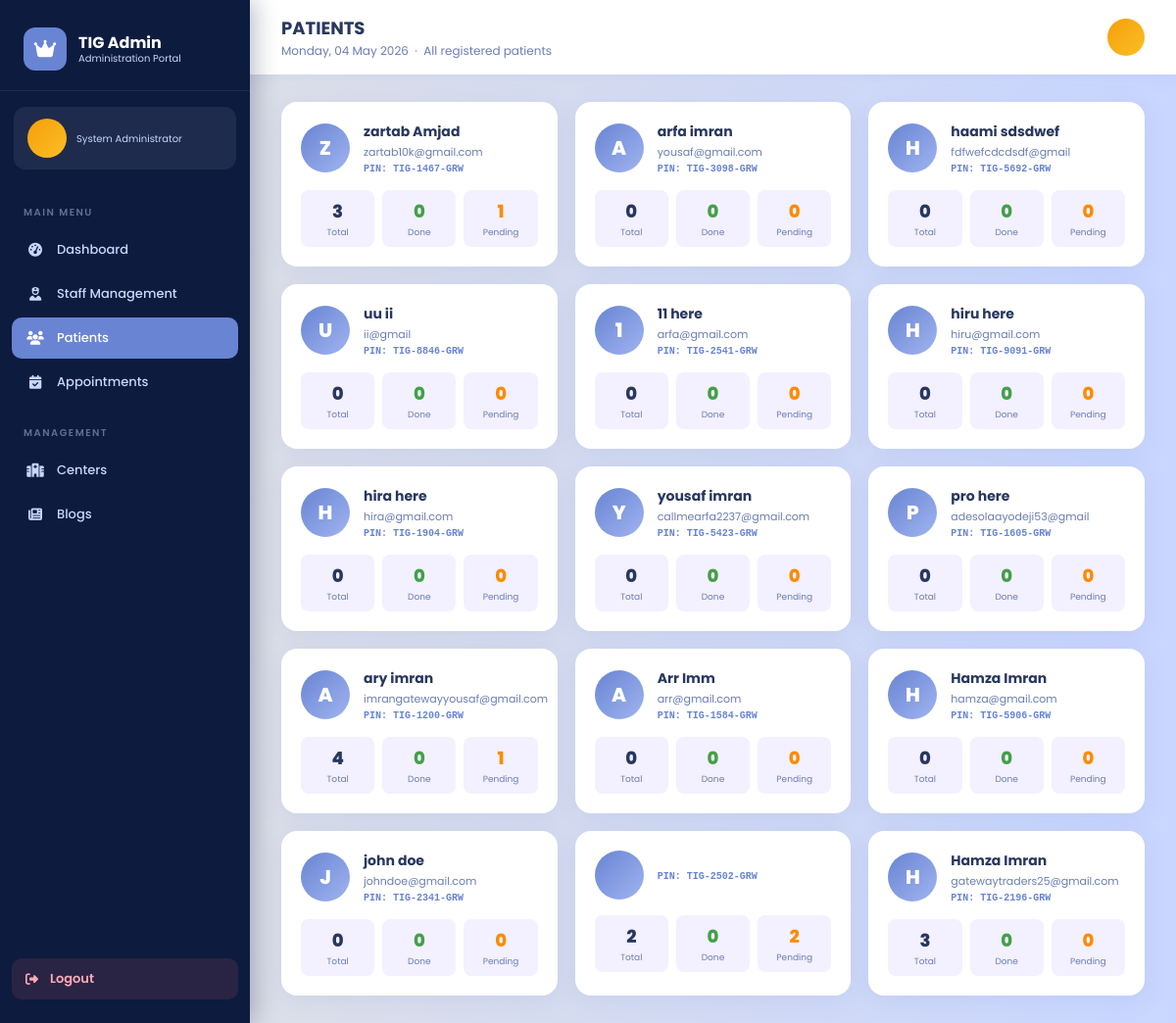
Page /admin-panel/users/ (signed in) on the committed database.
### Core/models.py (models this page shows, shortened)
class PatientProfile(models.Model):
    user       = models.OneToOneField(User, on_delete=models.CASCADE, related_name='profile')
    unique_pin = models.CharField(max_length=20, unique=True, editable=False)

### AdminPanel/views.py (the view)
    def wrapper(request, *args, **kwargs):
        if not request.user.is_authenticated:
            return redirect('admin-login')
        try:
            request.user.admin_profile
        except AdminProfile.DoesNotExist:
            messages.error(request, 'You do not have admin access.')
            return redirect('admin-login')
        return view_func(request, *args, **kwargs)

### AdminPanel/views.py (called while the page is built)
def admin_required(view_func):
    def wrapper(request, *args, **kwargs):
        if not request.user.is_authenticated:
            return redirect('admin-login')
        try:
            request.user.admin_profile
        except AdminProfile.DoesNotExist:
            messages.error(request, 'You do not have admin access.')
            return redirect('admin-login')
        return view_func(request, *args, **kwargs)
    wrapper.__name__ = view_func.__name__
    return wrapper

@admin_required
def AdminUsers(request):
    today    = date.today().strftime("%A, %d %B %Y")
    profiles = PatientProfile.objects.all().order_by('-id')
    users_data = []
    for profile in profiles:
        appts = Appointment.objects.filter(patient=profile.user)
        users_data.append({
            'profile':   profile,
            'total':     appts.count(),
            'completed': appts.filter(status='completed').count(),
            'pending':   appts.filter(status='pending').count(),
        })
    return render(request, 'adminpanel/admin_users.html', {
        'today':      today,
        'users_data': users_data,
    })

### AdminPanel/templates/adminpanel/admin_users.html (shortened to what this page needs)
<!DOCTYPE html>
<html lang="en">
<head>
    {% load static %}
    <link rel="stylesheet" href="https://cdnjs.cloudflare.com/ajax/libs/font-awesome/6.5.0/css/all.min.css"/>
</head>
<body>
<aside class="sidebar">
    <div class="sidebar-logo"><div class="logo-icon"><i class="fa-solid fa-crown"></i></div><div class="logo-text">TIG Admin <span>Administration Portal</span></div></div>
    <div class="sidebar-user"><div class="s-avatar"></div><div><div class="s-role">System Administrator</div></div></div>
    <nav class="sidebar-nav">
        <div class="nav-label">Main Menu</div>
        <a class="nav-item" href="{% url 'admin-dashboard' %}"><i class="fa-solid fa-gauge-high"></i> Dashboard</a>
        <a class="nav-item" href="{% url 'admin-staff' %}"><i class="fa-solid fa-user-nurse"></i> Staff Management</a>
        <a class="nav-item active" href="{% url 'admin-users' %}"><i class="fa-solid fa-users"></i> Patients</a>
        <a class="nav-item" href="{% url 'admin-appointments' %}"><i class="fa-solid fa-calendar-check"></i> Appointments</a>
        <div class="nav-label" style="margin-top:8px">Management</div>
        <a class="nav-item" href="{% url 'admin-centers' %}"><i class="fa-solid fa-hospital"></i> Centers</a>
        <a class="nav-item" href="{% url 'admin-blogs' %}"><i class="fa-solid fa-newspaper"></i> Blogs</a>
    </nav>
    <div class="sidebar-footer"><a class="logout-btn" href="{% url 'admin-logout' %}"><i class="fa-solid fa-right-from-bracket"></i> Logout</a></div>
</aside>
<div class="main">
    <header class="topbar">
        <div><h2>Patients</h2><p>{{ today }} &nbsp;&middot;&nbsp; All registered patients</p></div>
        <div style="width:38px;height:38px;border-radius:50%;background:linear-gradient(135deg,#f59e0b,#fbbf24);display:flex;align-items:center;justify-content:center;font-size:15px;color:white;font-weight:700;">{{ request.user.first_name|first|upper }}</div>
    </header>
    <div class="content">
        <div class="patients-grid">
            {% for p in users_data %}
            <div class="patient-card">
                <div class="pc-header">
                    <div class="pc-avatar">{{ p.profile.user.first_name|first|upper }}</div>
                    <div>
                        <div class="pc-name">{{ p.profile.user.first_name }} {{ p.profile.user.last_name }}</div>
                        <div class="pc-email">{{ p.profile.user.email }}</div>
                        <div class="pc-pin">PIN: {{ p.profile.unique_pin }}</div>
                    </div>
                </div>
                <div class="pc-stats">
                    <div class="pc-stat"><div class="val">{{ p.total }}</div><div class="lbl">Total</div></div>
                    <div class="pc-stat"><div class="val" style="color:var(--success)">{{ p.completed }}</div><div class="lbl">Done</div></div>
                    <div class="pc-stat"><div class="val" style="color:var(--warning)">{{ p.pending }}</div><div class="lbl">Pending</div></div>
                </div>
            </div>
            {% empty %}
            <div class="empty-state"><i class="fa-solid fa-users"></i><p>No patients registered yet.</p></div>
            {% endfor %}
        </div>
    </div>
</div>
</body>
</html>

### AdminPanel/templates/adminpanel/admin_users.html (style rules this page uses)
:root { --accent:#6884d3;--dark:#28375f;--light:#f3f0ff;--muted:#6b7db3;--success:#43a047;--warning:#fb8c00;--danger:#f06272;--shadow:0 4px 24px rgba(104,132,211,0.13);--radius:16px; }
* { box-sizing:border-box;margin:0;padding:0; }
body { font-family:'Poppins',sans-serif;background:linear-gradient(to right,#e2e2e2,#c9d6ff);min-height:100vh;display:flex; }
.sidebar { width:255px;min-height:100vh;background:#0d1b3e;display:flex;flex-direction:column;padding-bottom:24px;position:fixed;top:0;left:0;bottom:0;z-index:100;box-shadow:4px 0 24px rgba(13,27,62,0.30); }
.sidebar-logo { padding:28px 24px 20px;border-bottom:1px solid rgba(255,255,255,0.08);display:flex;align-items:center;gap:12px; }
.logo-icon { width:44px;height:44px;background:var(--accent);border-radius:12px;display:flex;align-items:center;justify-content:center;font-size:20px;color:white; }
.logo-text { color:white;font-size:16px;font-weight:700;line-height:1.2; }
.logo-text span { display:block;font-size:10px;color:#c9d6ff;font-weight:400; }
.sidebar-user { margin:16px 14px;background:rgba(255,255,255,0.07);border-radius:12px;padding:12px 14px;display:flex;align-items:center;gap:10px; }
.s-avatar { width:40px;height:40px;border-radius:50%;background:linear-gradient(135deg,#f59e0b,#fbbf24);display:flex;align-items:center;justify-content:center;font-size:16px;color:white;font-weight:800;flex-shrink:0; }
.s-role { color:#c9d6ff;font-size:10px;margin-top:2px; }
.sidebar-nav { flex:1;padding:8px 12px;display:flex;flex-direction:column;gap:3px; }
.nav-label { color:rgba(201,214,255,0.45);font-size:10px;font-weight:600;letter-spacing:1.5px;text-transform:uppercase;padding:12px 12px 6px; }
.nav-item { display:flex;align-items:center;gap:12px;padding:11px 14px;border-radius:10px;color:#c9d6ff;text-decoration:none;font-size:13px;font-weight:500;transition:all 0.2s; }
.nav-item.active { background:var(--accent);color:white; }
.nav-item i { width:20px;text-align:center;font-size:14px; }
.sidebar-footer { padding:0 12px; }
.logout-btn { display:flex;align-items:center;gap:12px;padding:11px 14px;border-radius:10px;color:#ffaab5;background:rgba(240,98,114,0.12);border:none;width:100%;font-family:'Poppins',sans-serif;font-size:13px;font-weight:600;cursor:pointer;transition:all 0.2s;text-decoration:none; }
.main { margin-left:255px;flex:1;display:flex;flex-direction:column; }
.topbar { background:white;padding:15px 32px;display:flex;align-items:center;justify-content:space-between;box-shadow:0 2px 16px rgba(104,132,211,0.10);position:sticky;top:0;z-index:50; }
.topbar h2 { font-size:18px;font-weight:700;color:var(--dark);text-transform:uppercase; }
.topbar p { color:var(--muted);font-size:12px;margin-top:1px; }
.content { padding:28px 32px;flex:1; }
.patients-grid { display:grid;grid-template-columns:repeat(auto-fill,minmax(280px,1fr));gap:18px; }
.patient-card { background:white;border-radius:var(--radius);box-shadow:var(--shadow);padding:20px;transition:transform 0.2s; }
.pc-header { display:flex;align-items:center;gap:14px;margin-bottom:16px; }
.pc-avatar { width:50px;height:50px;border-radius:50%;background:linear-gradient(135deg,var(--accent),#a0b4f0);display:flex;align-items:center;justify-content:center;font-size:20px;color:white;font-weight:800;flex-shrink:0; }
.pc-name { font-size:14px;font-weight:700;color:var(--dark); }
.pc-email { font-size:11px;color:var(--muted);margin-top:2px; }
.pc-pin { font-size:10px;color:var(--accent);font-family:monospace;font-weight:700;margin-top:3px; }
.pc-stats { display:grid;grid-template-columns:repeat(3,1fr);gap:8px; }
.pc-stat { background:var(--light);border-radius:8px;padding:8px;text-align:center; }
.pc-stat .val { font-size:18px;font-weight:800;color:var(--dark); }
.pc-stat .lbl { font-size:9px;color:var(--muted);margin-top:2px; }

### rows in the picture
PatientProfile: profile.user.first_name|first "Z", profile.user.first_name "zartab", profile.user.last_name "Amjad", profile.user.email "zartab10k@gmail.com", profile.unique_pin "TIG-1467-GRW", total "3", completed "0", pending "1"
PatientProfile: profile.user.first_name|first "A", profile.user.first_name "arfa", profile.user.last_name "imran", profile.user.email "yousaf@gmail.com", profile.unique_pin "TIG-3098-GRW", total "0", completed "0", pending "0"
PatientProfile: profile.user.first_name|first "H", profile.user.first_name "haami", profile.user.last_name "sdsdwef", profile.user.email "fdfwefcdcdsdf@gmail", profile.unique_pin "TIG-5692-GRW", total "0", completed "0", pending "0"
PatientProfile: profile.user.first_name|first "U", profile.user.first_name "uu", profile.user.last_name "ii", profile.user.email "ii@gmail", profile.unique_pin "TIG-8846-GRW", total "0", completed "0", pending "0"
PatientProfile: profile.user.first_name|first "1", profile.user.first_name "11", profile.user.last_name "here", profile.user.email "arfa@gmail.com", profile.unique_pin "TIG-2541-GRW", total "0", completed "0", pending "0"
PatientProfile: profile.user.first_name|first "H", profile.user.first_name "hiru", profile.user.last_name "here", profile.user.email "hiru@gmail.com", profile.unique_pin "TIG-9091-GRW", total "0", completed "0", pending "0"
PatientProfile: profile.user.first_name|first "H", profile.user.first_name "hira", profile.user.last_name "here", profile.user.email "hira@gmail.com", profile.unique_pin "TIG-1904-GRW", total "0", completed "0", pending "0"
PatientProfile: profile.user.first_name|first "Y", profile.user.first_name "yousaf", profile.user.last_name "imran", profile.user.email "callmearfa2237@gmail.com", profile.unique_pin "TIG-5423-GRW", total "0", completed "0", pending "0"
PatientProfile: profile.user.first_name|first "P", profile.user.first_name "pro", profile.user.last_name "here", profile.user.email "adesolaayodeji53@gmail", profile.unique_pin "TIG-1605-GRW", total "0", completed "0", pending "0"
PatientProfile: profile.user.first_name|first "A", profile.user.first_name "ary", profile.user.last_name "imran", profile.user.email "imrangatewayyousaf@gmail.com", profile.unique_pin "TIG-1200-GRW", total "4", completed "0", pending "1"
PatientProfile: profile.user.first_name|first "A", profile.user.first_name "Arr", profile.user.last_name "Imm", profile.user.email "arr@gmail.com", profile.unique_pin "TIG-1584-GRW", total "0", completed "0", pending "0"
PatientProfile: profile.user.first_name|first "H", profile.user.first_name "Hamza", profile.user.last_name "Imran", profile.user.email "hamza@gmail.com", profile.unique_pin "TIG-5906-GRW", total "0", completed "0", pending "0"
PatientProfile: profile.user.first_name|first "J", profile.user.first_name "john", profile.user.last_name "doe", profile.user.email "johndoe@gmail.com", profile.unique_pin "TIG-2341-GRW", total "0", completed "0", pending "0"
PatientProfile: profile.unique_pin "TIG-2502-GRW", total "2", completed "0", pending "2"
PatientProfile: profile.user.first_name|first "H", profile.user.first_name "Hamza", profile.user.last_name "Imran", profile.user.email "gatewaytraders25@gmail.com", profile.unique_pin "TIG-2196-GRW", total "3", completed "0", pending "0"
